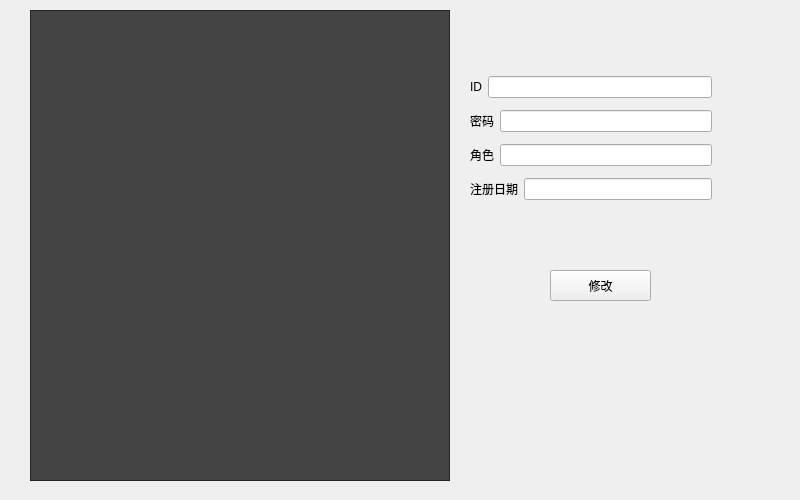
<?xml version="1.0" encoding="UTF-8"?>
<ui version="4.0">
 <class>UserForm</class>
 <widget class="QWidget" name="UserForm">
  <property name="geometry">
   <rect>
    <x>0</x>
    <y>0</y>
    <width>800</width>
    <height>500</height>
   </rect>
  </property>
  <property name="windowTitle">
   <string>Form</string>
  </property>
  <property name="styleSheet">
   <string notr="true">

*{
	font: normal 20px “微软雅黑”;
}

#pushButton{
QPushButton

{

color: rgb(255, 255, 255);
    border:none;
    padding: 5px;
    outline: none;
}

QPushButton:pressed
{
    padding-top: -15px;
    padding-bottom: -17px;
}


}
#UserForm{
	background-color: #818181;
}

QLineEdit{

    border: 1px solid gray;

    padding: 1px 2px 1px 2px;

}

QLineEdit:hover{

border:1px solid blue;

background-color: #818181;

}

</string>
  </property>
  <widget class="QPushButton" name="pushButton">
   <property name="geometry">
    <rect>
     <x>550</x>
     <y>270</y>
     <width>101</width>
     <height>31</height>
    </rect>
   </property>
   <property name="text">
    <string>修改</string>
   </property>
   <property name="icon">
    <iconset>
     <normaloff>:/images/xiugai.png</normaloff>:/images/xiugai.png</iconset>
   </property>
  </widget>
  <widget class="QTableWidget" name="tableWidget">
   <property name="geometry">
    <rect>
     <x>30</x>
     <y>10</y>
     <width>420</width>
     <height>471</height>
    </rect>
   </property>
   <property name="styleSheet">
    <string notr="true">/*
tabelwidget*/
QTableWidget{
color:#DCDCDC;
background:#444444;
border:1px solid #242424;
alternate-background-color:#525252;/*交错颜色*/
gridline-color:#242424;
}

/*选中item*/
QTableWidget::item:selected{
color:#DCDCDC;
background:qlineargradient(spread:pad,x1:0,y1:0,x2:0,y2:1,stop:0 #484848,stop:1 #383838);
}

/*
悬浮item*/
QTableWidget::item:hover{
background:#5B5B5B;
}
/*表头*/
QHeaderView::section{
text-align:center;
background:#5E5E5E;
padding:3px;
margin:0px;
color:#DCDCDC;
border:1px solid #242424;
border-left-width:0;
}



/*表右侧的滑条*/
QScrollBar:vertical{
background:#484848;
padding:0px;
border-radius:6px;
max-width:12px;
}

/*滑块*/
QScrollBar::handle:vertical{
background:#CCCCCC;
}
/*
滑块悬浮，按下*/
QScrollBar::handle:hover:vertical,QScrollBar::handle:pressed:vertical{
background:#A7A7A7;
}
/*
滑块已经划过的区域*/
QScrollBar::sub-page:vertical{
background:444444;
}

/*
滑块还没有划过的区域*/
QScrollBar::add-page:vertical{
background:5B5B5B;
}

/*页面下移的按钮*/
QScrollBar::add-line:vertical{
background:none;
}
/*页面上移的按钮*/
QScrollBar::sub-line:vertical{
background:none;
}
</string>
   </property>
  </widget>
  <widget class="QWidget" name="layoutWidget">
   <property name="geometry">
    <rect>
     <x>470</x>
     <y>70</y>
     <width>242</width>
     <height>139</height>
    </rect>
   </property>
   <layout class="QVBoxLayout" name="verticalLayout">
    <item>
     <layout class="QHBoxLayout" name="horizontalLayout">
      <item>
       <widget class="QLabel" name="label">
        <property name="text">
         <string>ID</string>
        </property>
       </widget>
      </item>
      <item>
       <widget class="QLineEdit" name="le_id"/>
      </item>
     </layout>
    </item>
    <item>
     <layout class="QHBoxLayout" name="horizontalLayout_2">
      <item>
       <widget class="QLabel" name="label_2">
        <property name="text">
         <string>密码</string>
        </property>
       </widget>
      </item>
      <item>
       <widget class="QLineEdit" name="le_pawd"/>
      </item>
     </layout>
    </item>
    <item>
     <layout class="QHBoxLayout" name="horizontalLayout_3">
      <item>
       <widget class="QLabel" name="label_3">
        <property name="text">
         <string>角色</string>
        </property>
       </widget>
      </item>
      <item>
       <widget class="QLineEdit" name="le_role">
        <property name="text">
         <string/>
        </property>
       </widget>
      </item>
     </layout>
    </item>
    <item>
     <layout class="QHBoxLayout" name="horizontalLayout_4">
      <item>
       <widget class="QLabel" name="label_4">
        <property name="text">
         <string>注册日期</string>
        </property>
       </widget>
      </item>
      <item>
       <widget class="QLineEdit" name="le_date">
        <property name="text">
         <string/>
        </property>
       </widget>
      </item>
     </layout>
    </item>
   </layout>
  </widget>
 </widget>
 <resources/>
 <connections/>
</ui>
